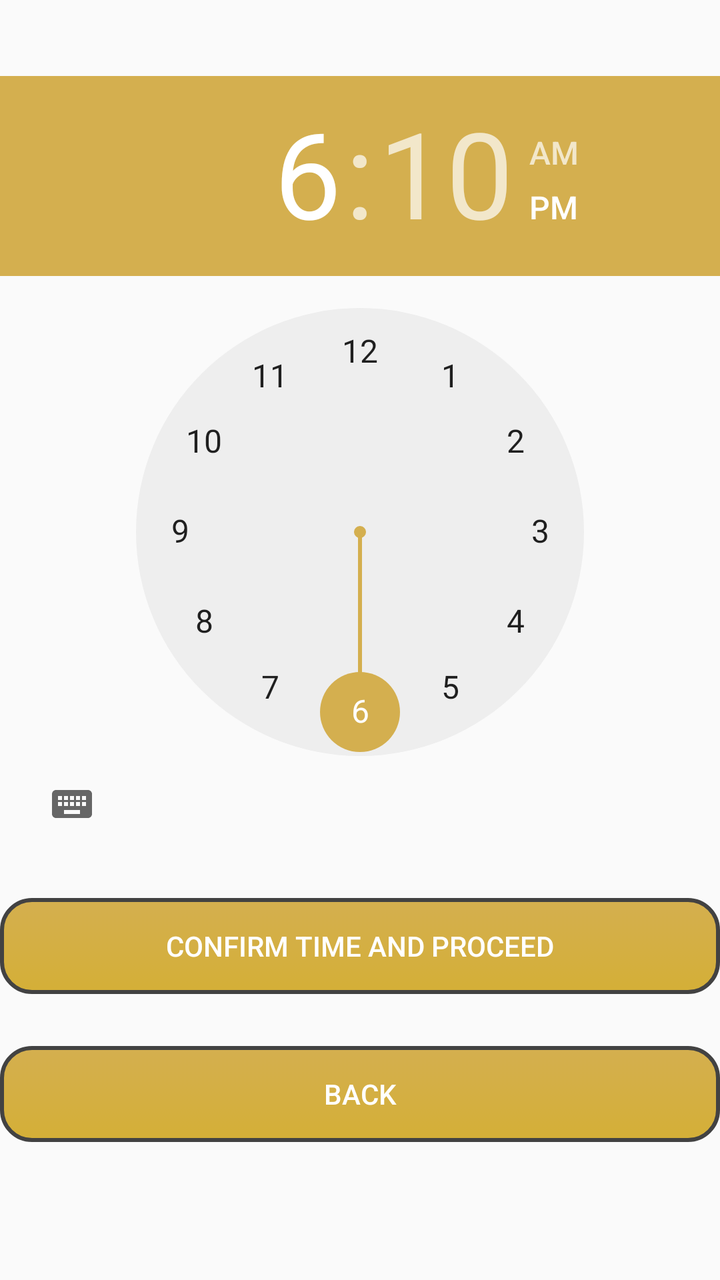
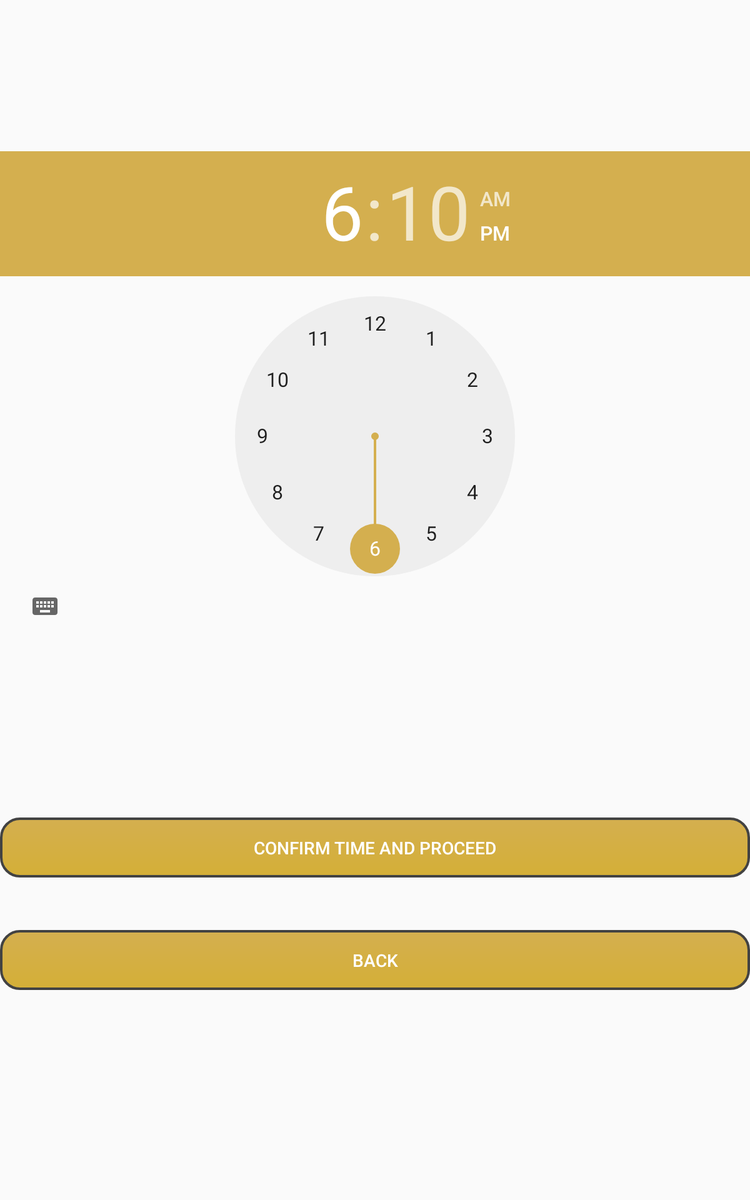

The same Android screen from two of the app's own layout files: first res/layout/ as a phone draws it, then the author's variant for another configuration, drawn on a device whose configuration selects that folder. Both files follow.
<!-- AndroidManifest.xml: application theme AppTheme -->
<!-- res/layout/activity_pick_time.xml -->
<?xml version="1.0" encoding="utf-8"?>
<RelativeLayout xmlns:android="http://schemas.android.com/apk/res/android"
    xmlns:tools="http://schemas.android.com/tools"
    android:layout_width="match_parent"
    android:layout_height="match_parent"

    tools:context=".PickTimeActivity" >


    <Button
        android:background="@drawable/custom_button"

        android:id="@+id/set_button"
        android:layout_width="match_parent"
        android:layout_height="wrap_content"

        android:layout_below="@+id/timePicker1"
        android:layout_marginTop="18dp"
        android:onClick="setTime"
        android:text="@string/time_save" />

    <TimePicker
        android:id="@+id/timePicker1"
        android:layout_width="wrap_content"
        android:layout_height="wrap_content"
        android:layout_marginTop="38dp"
        android:layout_marginBottom="5dp" />

    <Button

        android:background="@drawable/custom_button"

        android:id="@+id/backTime"
        android:layout_width="match_parent"
        android:layout_height="wrap_content"


        android:layout_below="@+id/set_button"
        android:layout_marginTop="26dp"
        android:text="Back" />





</RelativeLayout>
<!-- resources referenced by this layout -->
<resources>
  <!-- drawable custom_button (drawable) -->
  <?xml version="1.0" encoding="utf-8"?>
  <selector xmlns:android="http://schemas.android.com/apk/res/android">
      <item
          android:state_pressed="true"
          android:drawable="@drawable/button_pressed" />
  
      <item
          android:drawable="@drawable/button_default" />
  
      <item android:state_enabled="true"
          android:drawable="@drawable/button_disable"/>
  </selector>
  <string name="time_save">Confirm time and Proceed</string>
  <style name="AppTheme" parent="Theme.AppCompat.Light.NoActionBar">
          
          <item name="colorPrimary">@color/colorPrimary</item>
          <item name="colorPrimaryDark">@color/colorPrimaryDark</item>
          <item name="colorAccent">@color/colorAccent</item>
          <item name="buttonStyle">@style/CustomButton</item>
      </style>
  <!-- drawable button_pressed (drawable) -->
  <?xml version="1.0" encoding="utf-8"?>
  <shape xmlns:android="http://schemas.android.com/apk/res/android"
      android:shape="rectangle">
  
      <gradient
          android:angle="90"
          android:endColor="#D4AFff"
          android:startColor="#D4AFff" />
  
      <padding
          android:bottom="7dp"
          android:left="7dp"
          android:right="7dp"
          android:top="7dp" />
  
      <stroke
          android:width="2dp"
          android:color="#FFF" />
      
  
      <corners android:radius="15dp" />
  
  </shape>
  <!-- drawable button_default (drawable) -->
  <?xml version="1.0" encoding="utf-8"?>
  <shape xmlns:android="http://schemas.android.com/apk/res/android"
  android:shape="rectangle">
  
  <gradient
      android:angle="90"
      android:endColor="#D4AF4F"
      android:startColor="#D4AF37" />
  
  <padding
      android:bottom="7dp"
      android:left="7dp"
      android:right="7dp"
      android:top="7dp" />
  
  <stroke
      android:width="2dp"
      android:color="@color/cardview_dark_background" />
  
  
  <corners android:radius="15dp" />
  
  </shape>
  <!-- drawable button_disable (drawable) -->
  <?xml version="1.0" encoding="utf-8"?>
  <shape xmlns:android="http://schemas.android.com/apk/res/android"
      android:shape="rectangle">
  
      <gradient
          android:angle="90"
          android:endColor="#D4F4F1"
          android:startColor="#D4Af37" />
  
      <padding
          android:bottom="7dp"
          android:left="7dp"
          android:right="7dp"
          android:top="7dp" />
  
      <stroke
          android:width="2dp"
          android:color="#FFF" />
      
  
      <corners android:radius="15dp" />
  
  </shape>
  <color name="colorPrimary">#FFC107</color>
  <color name="colorPrimaryDark">#332705</color>
  <color name="colorAccent">#D4AF4F</color>
  <style name="CustomButton" parent="Widget.AppCompat.Button">
          <item name="android:background">@drawable/custom_button</item>
          <item name="android:textColor">#FFF</item>
          <item name="android:stateListAnimator" tools:targetApi="lollipop">@null</item>
      </style>
</resources>
<!-- res/layout-sw600dp/activity_pick_time.xml (the author's variant of the layout above) -->
<!-- drawn on a 7-inch tablet held upright -->
<?xml version="1.0" encoding="utf-8"?>
<RelativeLayout xmlns:android="http://schemas.android.com/apk/res/android"
    xmlns:tools="http://schemas.android.com/tools"
    android:layout_width="match_parent"
    android:layout_height="match_parent"

    tools:context=".PickTimeActivity" >


    <Button
        android:id="@+id/set_button"

        android:layout_width="match_parent"
        android:layout_height="wrap_content"
        android:layout_below="@+id/timePicker1"

        android:layout_marginTop="140dp"
        android:background="@drawable/custom_button"
        android:onClick="setTime"
        android:text="@string/time_save" />

    <TimePicker
        android:id="@+id/timePicker1"
        android:layout_width="wrap_content"
        android:layout_height="wrap_content"
        android:layout_alignParentTop="true"
        android:layout_marginTop="121dp"
        android:layout_marginBottom="5dp" />

    <Button

        android:id="@+id/backTime"

        android:layout_width="match_parent"
        android:layout_height="wrap_content"
        android:layout_below="@+id/set_button"


        android:layout_marginTop="42dp"
        android:background="@drawable/custom_button"
        android:text="Back" />





</RelativeLayout>
